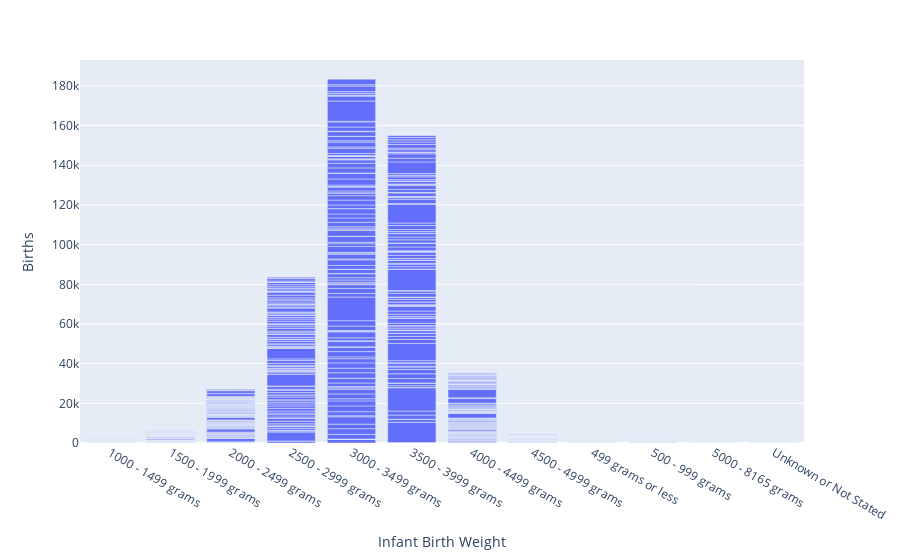

Notebook code for this chart:
### Code cell
data_nat = natsample.query("State == 'New York'").sort_values(by=['Infant Birth Weight'])
fig = px.bar(data_nat, x='Infant Birth Weight', y='Births')
fig.show()

### Figure 1 — Plotly figure (JSON) as saved in the notebook; plotly's stock layout.template omitted (floating-point values rounded to 4 significant figures; data arrays with more than 128 entries replaced by an {"elided": "..."} marker saying what was removed)
{"data": [{"alignmentgroup": "True", "hoverlabel": {"namelength": 0}, "hovertemplate": "Infant Birth Weight=%{x}<br>Births=%{y}", "legendgroup": "", "marker": {"color": "#636efa"}, "name": "", "offsetgroup": "", "orientation": "v", "showlegend": false, "textposition": "auto", "type": "bar", "x": {"elided": "945 str values"}, "xaxis": "x", "y": {"elided": "945 int values"}, "yaxis": "y"}], "layout": {"barmode": "relative", "legend": {"tracegroupgap": 0}, "margin": {"t": 60}, "xaxis": {"anchor": "y", "domain": [0, 1], "title": {"text": "Infant Birth Weight"}}, "yaxis": {"anchor": "x", "domain": [0, 1], "title": {"text": "Births"}}}}
